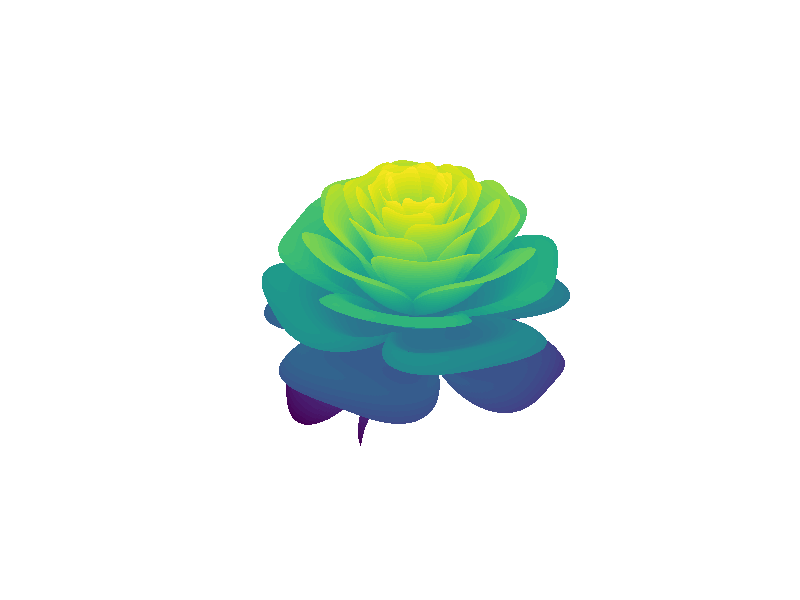

Write MATLAB code to recreate this figure. (Note: this script raises an error after producing the figure.)
n=3000;
[R,T]=ndgrid(linspace(0,1,n),linspace(-2,20*pi,n));
x=1-(.5)*((5/4)*(1-mod(3.6*T,2*pi)/pi).^2-.25).^2;
U=2*exp(-T/(8*pi));L=sin(U);J=cos(U);
y=1.99*(R.^2).*(1.2*R-1).^2.*L;
K=x.*(R.*L+y.*J);X=K.*sin(T);
Y=K.*cos(T);Z=x.*(R.*J-y.*L);
surf(X,Y,Z,'LineStyle','none');
grid,axis('off','equal');

addpath ../../colorlab/
colorlab.enter
set_palette viridis
save_fig viridis 
set_palette batlow
save_fig batlow 
set_palette cubehelix
save_fig cubehelix
set_palette magma
save_fig magma 


function save_fig(name)
    file = [name,'.png'];
    res  = '-r228.3298'; % -> 1080px wide
    pad  = '-p0.20000';
    %export_fig(file,res,pad);
end